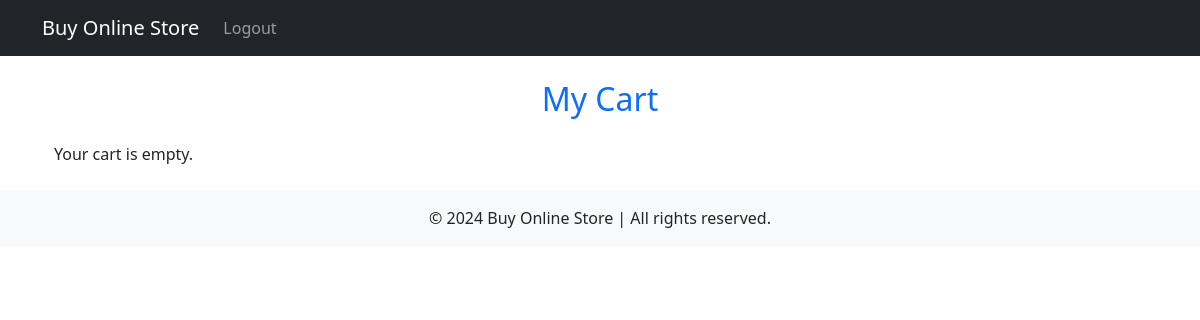
Page /products/cart/ (signed in) on the earlier database version.
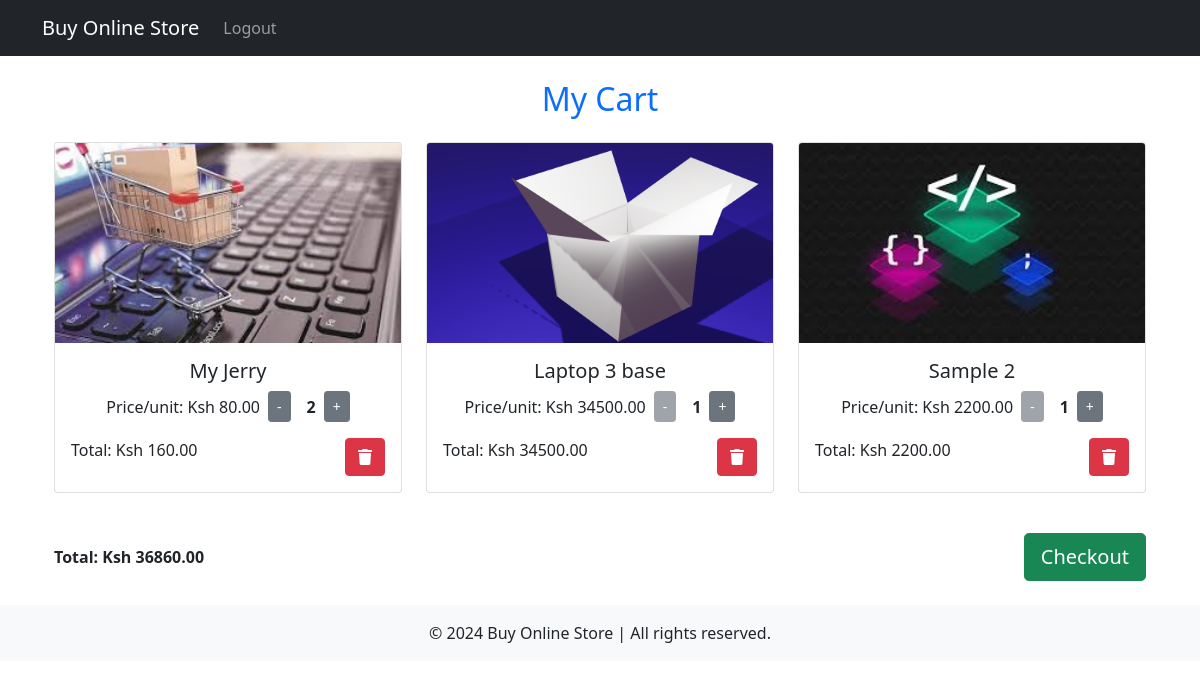
Same page on the later database version.
### products/models.py (models this page shows, shortened)
class CartItem(models.Model):
    cart = models.ForeignKey(Cart, on_delete=models.CASCADE)
    product = models.ForeignKey(Product, on_delete=models.CASCADE)
    quantity = models.PositiveIntegerField(default=1)
    def __str__(self):
        return f"{self.product.name} ({self.quantity})"

class Product(models.Model):
    name = models.CharField(max_length=255)
    description = models.TextField()
    price = models.DecimalField(max_digits=10, decimal_places=2)
    store = models.ForeignKey(Store, on_delete=models.CASCADE, related_name='products')  # Link to the Store model
    category = models.ForeignKey(Category, on_delete=models.CASCADE)
    image = models.ImageField(upload_to='products/', blank=True, null=True)  # Field for product image
    created_at = models.DateTimeField(auto_now_add=True)
    updated_at = models.DateTimeField(auto_now=True)

### products/views.py (the view)
# urls.py: path('cart/', views.view_cart, name='view_cart'),
@login_required
def view_cart(request):
    cart, created = Cart.objects.get_or_create(user=request.user)
    items = cart.cartitem_set.all()  # Get all cart items; make sure to use related name
    print(f"\nCart for {request.user.username}:")
    print("Cart items:", items)  # Debugging statement
    return render(request, 'cart/view_cart.html', {'cart': cart, 'items': items})

### products/templatetags/cart_filters.py (called while the page is built)
@register.filter
def multiply(value, arg):
    return value * arg

@register.filter
def sum_price(items):
    total = sum(item.product.price * item.quantity for item in items)
    return total

### products/templates/cart/view_cart.html (shortened to what this page needs)
{% extends 'base.html' %}
{% load cart_filters %}
{% block content %}
<div class="container my-4">
    <h2 class="mb-4 text-center text-primary">My Cart</h2>
    {% if items %}
    <div class="row">
        {% for item in items %}
        <div class="col-md-4 mb-4">
            <div class="card">
                <img src="{{ item.product.image.url }}" class="card-img-top" alt="{{ item.product.name }}" style="height: 200px; object-fit: cover;">
                <div class="card-body text-center">
                    <h5 class="card-title">{{ item.product.name }}</h5>
                    <div class="d-flex justify-content-center align-items-center mb-3">
                        <p class="card-text me-2 mb-0">Price/unit: Ksh {{ item.product.price }}</p>
                        <form action="{% url 'update_cart_item' item.id 'decrease' %}" method="post" style="display:inline;">
                            <button type="submit" class="btn btn-secondary btn-sm me-2" {% if item.quantity == 1 %}disabled{% endif %}>-</button>
                        </form>
                        <span class="fw-bold mx-2">{{ item.quantity }}</span>
                        <form action="{% url 'update_cart_item' item.id 'increase' %}" method="post" style="display:inline;">
                            <button type="submit" class="btn btn-secondary btn-sm">+</button>
                        </form>
                    </div>
                    <div class="d-flex justify-content-between">
                        <p class="mb-0">Total: Ksh {{ item.product.price|multiply:item.quantity }}</p>
                        <form action="{% url 'remove_from_cart' item.id %}" method="post" style="display:inline;">
                            <button type="submit" class="btn btn-danger" title="Delete">
                                <i class="fas fa-trash"></i>
                            </button>
                        </form>
                    </div>
                </div>
            </div>
        </div>
        {% endfor %}
    </div>
    <div class="d-flex justify-content-between align-items-center my-3">
        <p class="fw-bold mb-0">Total: Ksh {{ items|sum_price }}</p>
        <a href="{% url 'checkout' %}" class="btn btn-success btn-lg">Checkout</a>
    </div>
    {% else %}
    <p>Your cart is empty.</p>
    {% endif %}
</div>
{% endblock %}

### templates/base.html (shortened to what this page needs)
<!DOCTYPE html>
<html lang="en">
    <head>
        <link href="https://cdn.jsdelivr.net/npm/bootstrap@5.1.3/dist/css/bootstrap.min.css" rel="stylesheet">
        <link href="https://cdnjs.cloudflare.com/ajax/libs/font-awesome/5.15.3/css/all.min.css" rel="stylesheet">
        <link rel="stylesheet" href="https://cdnjs.cloudflare.com/ajax/libs/bootstrap-icons/1.8.1/font/bootstrap-icons.min.css">
    </head>
<body>
    <header class="bg-dark text-white">
        <nav class="navbar navbar-expand-lg navbar-dark container">
            <a class="navbar-brand" href="{% url 'home' %}">Buy Online Store</a>
            <div class="collapse navbar-collapse" id="navbarNav">
                <ul class="navbar-nav ml-auto">
                    {% if user.is_authenticated %}
                    <li class="nav-item">
                        <a class="nav-link" href="{% url 'logout' %}">Logout</a>
                    </li>
                    {% endif %}
                </ul>
            </div>
        </nav>
    </header>
    <main class="container mt-4">
        {% block content %}{% endblock %}
    </main>
    <footer class="bg-light text-center text-lg-start mt-4">
        <div class="text-center p-3">
            © 2024 Buy Online Store | All rights reserved.
        </div>
    </footer>
</body>
</html>

### products/templates/cart/view_cart.html (style rules this page uses)
.text-primary { color: #007bff; }

Differences in the rows shown:
added CartItem: product.image (picture), product.name "My Jerry", product.price "80.00", quantity "2", product.price|multiply "160.00", product+quantity "36860.00"
added CartItem: product.image (picture), product.name "Laptop 3 base", product.price "34500.00", quantity "1", product.price|multiply "34500.00"
added CartItem: product.image (picture), product.name "Sample 2", product.price "2200.00", quantity "1", product.price|multiply "2200.00"
Other differences:
text no longer shown: "Your cart is empty."
text now shown: "Total: Ksh Checkout"
